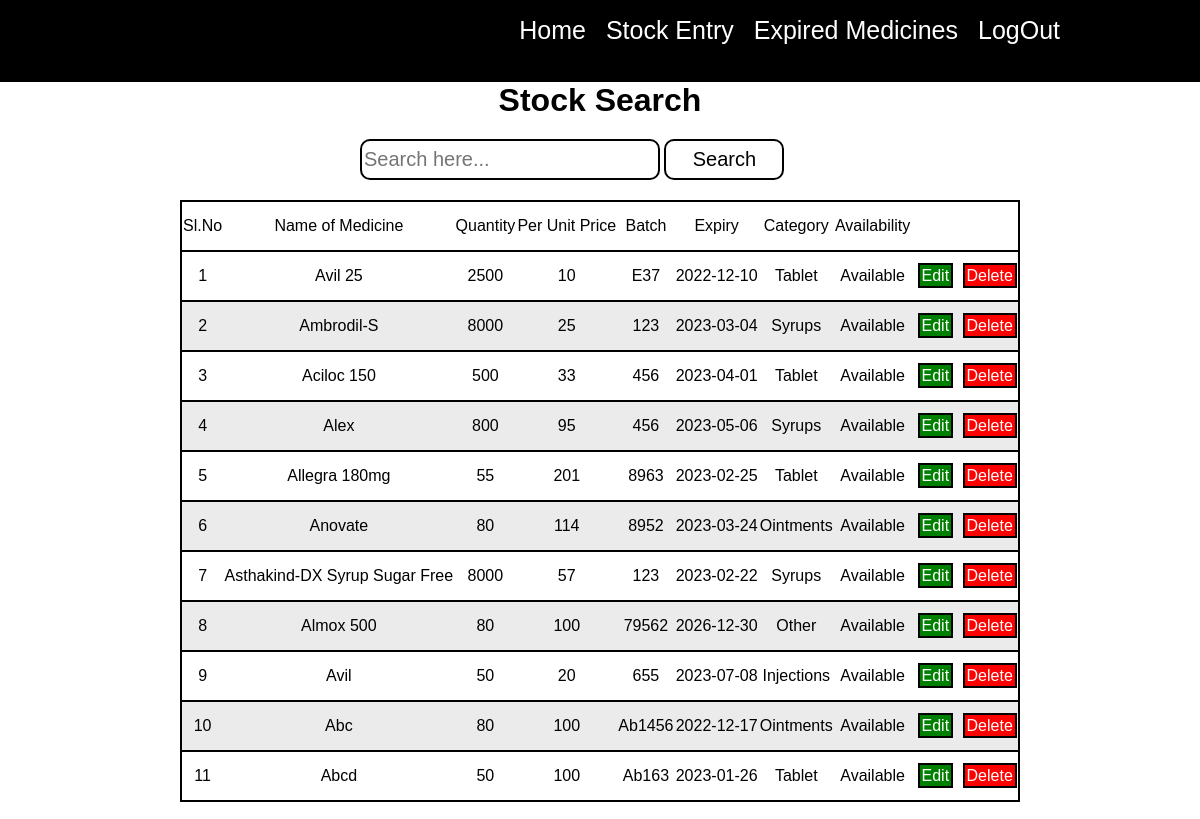
Screenshot of /dashboard.php (signed in) with the database file from the repository.
### tables this page shows
CREATE TABLE IF NOT EXISTS `stock` (
  `s_id` int NOT NULL AUTO_INCREMENT,
  `s_medname` varchar(255) NOT NULL,
  `s_qty` int NOT NULL,
  `s_price` int NOT NULL,
  `s_batch` varchar(50) NOT NULL,
  `s_expiry` date NOT NULL,
  `s_category` varchar(50) NOT NULL,
  `s_time` timestamp NOT NULL,
  `s_status` enum('Available','Expired') NOT NULL DEFAULT 'Available',
  PRIMARY KEY (`s_id`)
);

### dashboard.php (the view, shortened to what this page needs)
<?php
include('connect.php');
?>
<!DOCTYPE html>
<html>
<head>
   <link rel="stylesheet" type="text/css" href="style.css">
</head>
<body>
   <?php include('header.php'); ?>
   <h1 class="clrblk">Stock Search</h1>
      <div class="divboxsearch">
         <form action="" method="GET">
            <input type="search" name="searchmed" placeholder="Search here..." class="searchbar" value="<?php if(isset($_GET['searchmed'])){echo $_GET['searchmed'];}?>">
            <input type="submit" name="searchsubmit" class="searchbar searchbtn" value="Search">
         </form>
      </div>
      <table>
         <thead>
            <tr>
               <td>Sl.No</td>
               <td>Name of Medicine</td>
               <td>Quantity</td>
               <td>Per Unit Price</td>
               <td>Batch</td>
               <td>Expiry</td>
               <td>Category</td>
               <td>Availability</td>
               <td></td>
            </tr>
         </thead>
         <tbody>
         <?php
         $count=1;
         if(isset($_GET['searchmed']))
         {
            $filtervalues=$_GET['searchmed'];
            $query="SELECT * FROM stock WHERE concat(s_medname,s_qty,s_price,s_batch,s_expiry,s_category) LIKE '%$filtervalues%' && s_status='Available'";
            $result1 = mysqli_query($mysqli, $query);
               if (mysqli_num_rows($result1) > 0)
               {
                  foreach ($result1 as $row)
                  {
                     echo "<tr><td>".$count."</td>
                     <td>".$row['s_medname']."</td>
                     <td>".$row['s_qty']."</td>
                     <td>".$row['s_price']."</td>
                     <td>".$row['s_batch']."</td>
                     <td>".$row['s_expiry']."</td>
                     <td>".$row['s_category']."</td>
                     <td>".$row['s_status']."</td>
                     <td><a href='edit.php?edit=$row[s_id]' class='tda'>Edit</a>
                     <a href='delete.php?del=$row[s_id]' onClick=\"return confirm('Are you SURE DELETE this RECORD?')\" class='tda tda1'>Delete</a></td></tr>";
                     $count++;
                  }
               }
               else
               {
                  header('location: stockentry.php');
               }
         }
         else
         {
            $sql1 = "SELECT * FROM stock WHERE s_status='Available'";
            $result = mysqli_query($mysqli, $sql1);
            if (mysqli_num_rows($result) > 0)
            {
               while($row = mysqli_fetch_assoc($result))
               {
                  echo "<tr><td>".$count."</td>
                  <td>".$row['s_medname']."</td>
                  <td>".$row['s_qty']."</td>
                  <td>".$row['s_price']."</td>
                  <td>".$row['s_batch']."</td>
                  <td>".$row['s_expiry']."</td>
                  <td>".$row['s_category']."</td>
                  <td>".$row['s_status']."</td>
                  <td><a href='edit.php?edit=$row[s_id]' class='tda'>Edit</a>
                  <a href='delete.php?del=$row[s_id]' onClick=\"return confirm('Are you SURE DELETE this RECORD?')\" class='tda tda1'>Delete</a></td></tr>";
                  $count++;
                  }
               }
            else
            {
               echo "<tr><td>No Data</td></tr>";
            }
            }
?>
         </tbody>
      </table>
</body>
</html>

### header.php
<div class="navdash">
      <ul>
         <li><a href="dashboard.php">Home</a></li>
         <li><a href="stockentry.php">Stock Entry</a></li>
         <li><a href="expired.php">Expired Medicines</a></li>
         <li><a href="logout.php">LogOut</a></li>
      </ul>
</div>

### style.css (style rules this page uses)
html,body { margin: 0; scroll-behavior: smooth; font-family: 'Oswald', sans-serif; }
h1 { margin: 0 0 0 0; text-align: center; font-weight: 900; color: white; }
ul { list-style-type: none; display: flex; float: right; margin-right: 10%; }
li { margin-right: 20px; font-size: 25px; }
.navdash { background: black; width: 100%; height: 10vH; }
a { color: white; text-decoration: none; }
h1.clrblk { color: black; }
table { border-collapse: collapse; margin: 0 auto; width: 70%; height: 5vH; text-align: center; margin-top: 20px; margin-bottom: 20px; }
input.searchbar { margin-left: 30%; width: 25%; height: 5vH; border: 2px solid black; border-radius: 10px; font-size: 20px; margin-top: 20px; font-family: 'Oswald', sans-serif; }
input.searchbtn { padding: 0; width: 10%; margin-left: 0; background: white; text-indent: 0; font-family: 'Oswald', sans-serif; }
tr { height: 50px; border: 2px solid black; }
tr:nth-child(even) { background: #ebebeb; }
a.tda { background: green; margin-left: 5px; padding: 2px; border: 2px solid black; }
a.tda1 { background: red; }

### rows the page displays
stock: s_medname "Avil 25", s_qty "2500", s_price "10", s_batch "E37", s_expiry "2022-12-10", s_category "Tablet", s_status "Available"
stock: s_medname "Ambrodil-S", s_qty "8000", s_price "25", s_batch "123", s_expiry "2023-03-04", s_category "Syrups", s_status "Available"
stock: s_medname "Aciloc 150", s_qty "500", s_price "33", s_batch "456", s_expiry "2023-04-01", s_category "Tablet", s_status "Available"
stock: s_medname "Alex", s_qty "800", s_price "95", s_batch "456", s_expiry "2023-05-06", s_category "Syrups", s_status "Available"
stock: s_medname "Allegra 180mg", s_qty "55", s_price "201", s_batch "8963", s_expiry "2023-02-25", s_category "Tablet", s_status "Available"
stock: s_medname "Anovate", s_qty "80", s_price "114", s_batch "8952", s_expiry "2023-03-24", s_category "Ointments", s_status "Available"
stock: s_medname "Asthakind-DX Syrup Sugar Free", s_qty "8000", s_price "57", s_batch "123", s_expiry "2023-02-22", s_category "Syrups", s_status "Available"
stock: s_medname "Almox 500", s_qty "80", s_price "100", s_batch "79562", s_expiry "2026-12-30", s_category "Other", s_status "Available"
stock: s_medname "Avil", s_qty "50", s_price "20", s_batch "655", s_expiry "2023-07-08", s_category "Injections", s_status "Available"
stock: s_medname "Abc", s_qty "80", s_price "100", s_batch "Ab1456", s_expiry "2022-12-17", s_category "Ointments", s_status "Available"
stock: s_medname "Abcd", s_qty "50", s_price "100", s_batch "Ab163", s_expiry "2023-01-26", s_category "Tablet", s_status "Available"
